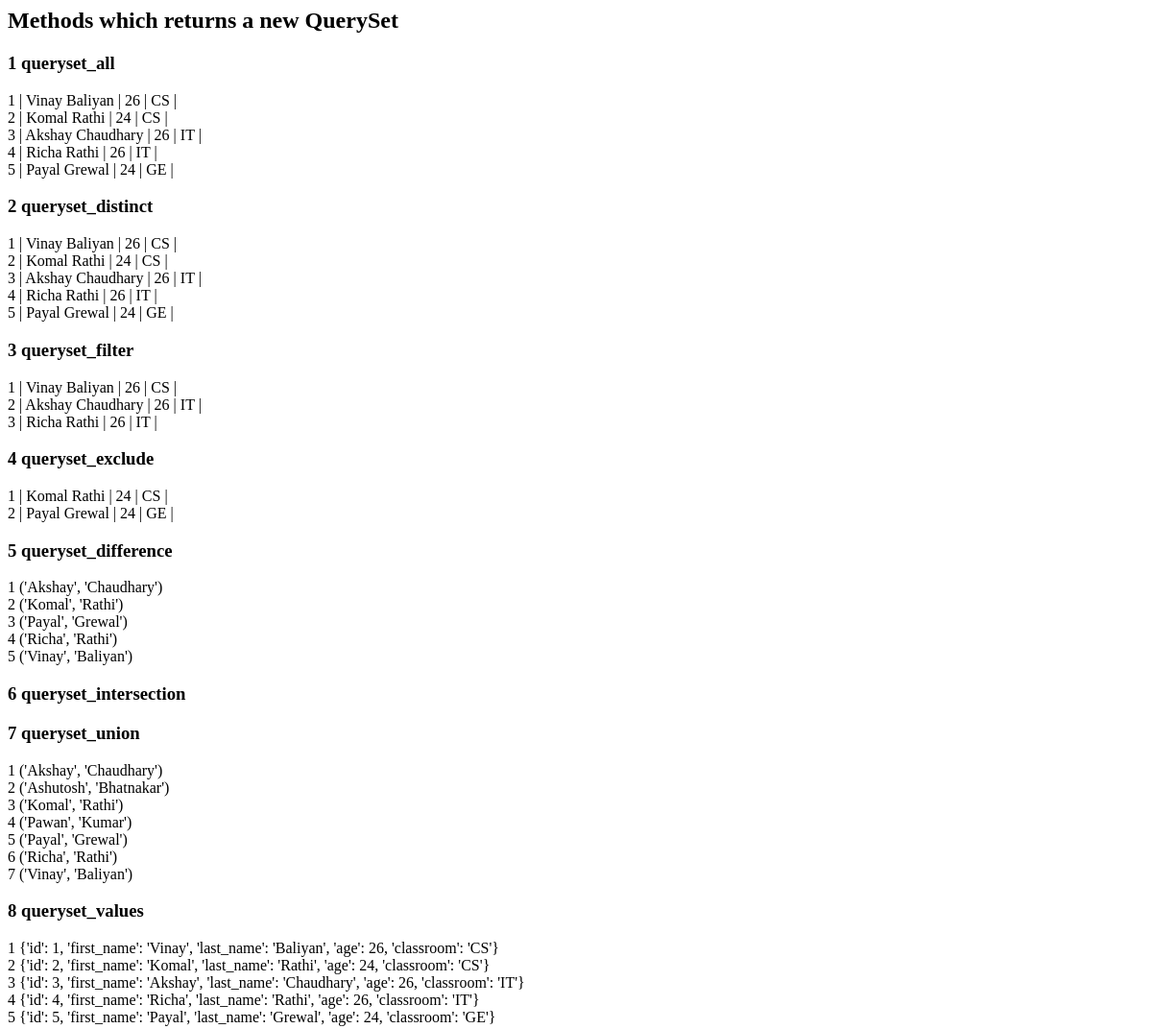
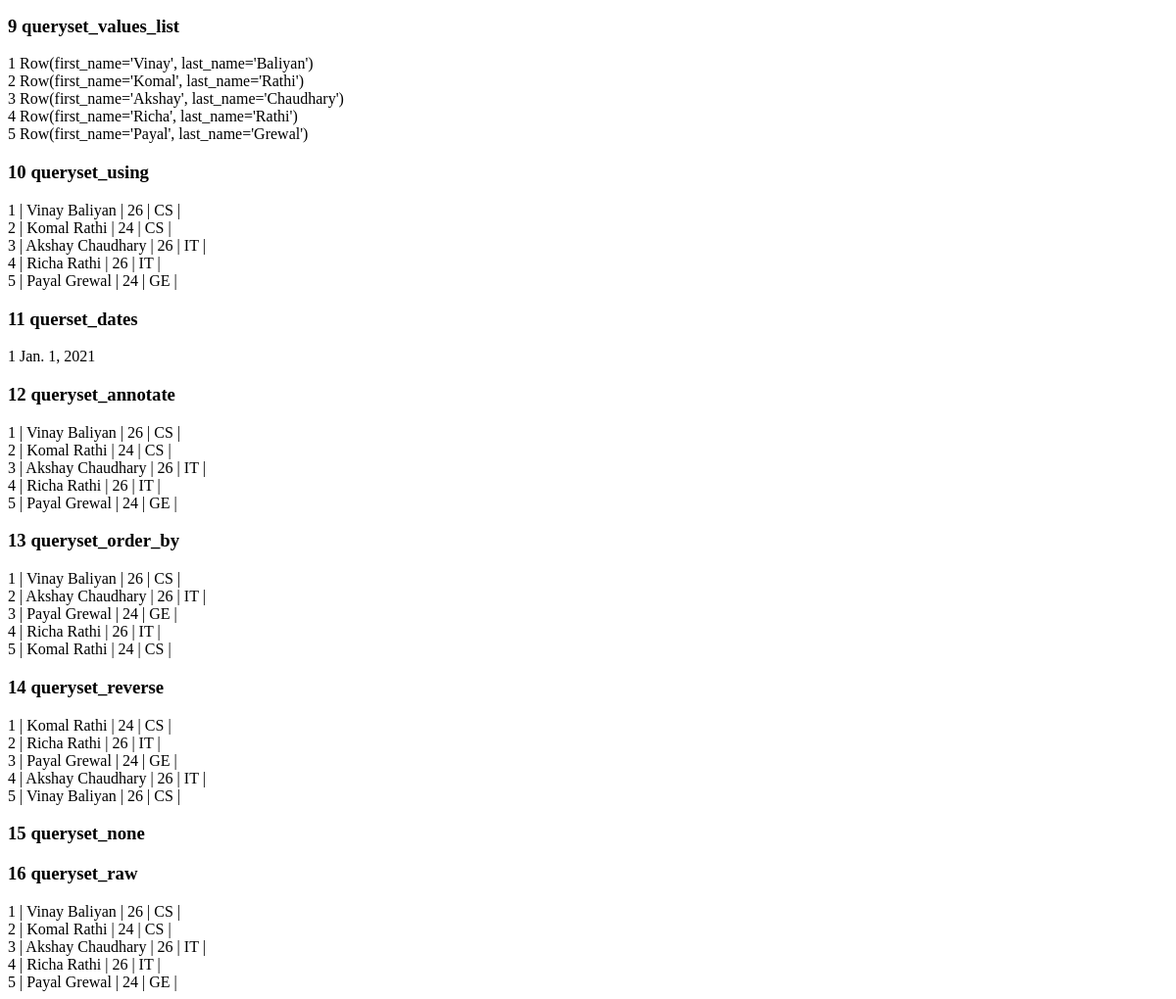
The app's page /, older data (2 pictures, top to bottom).
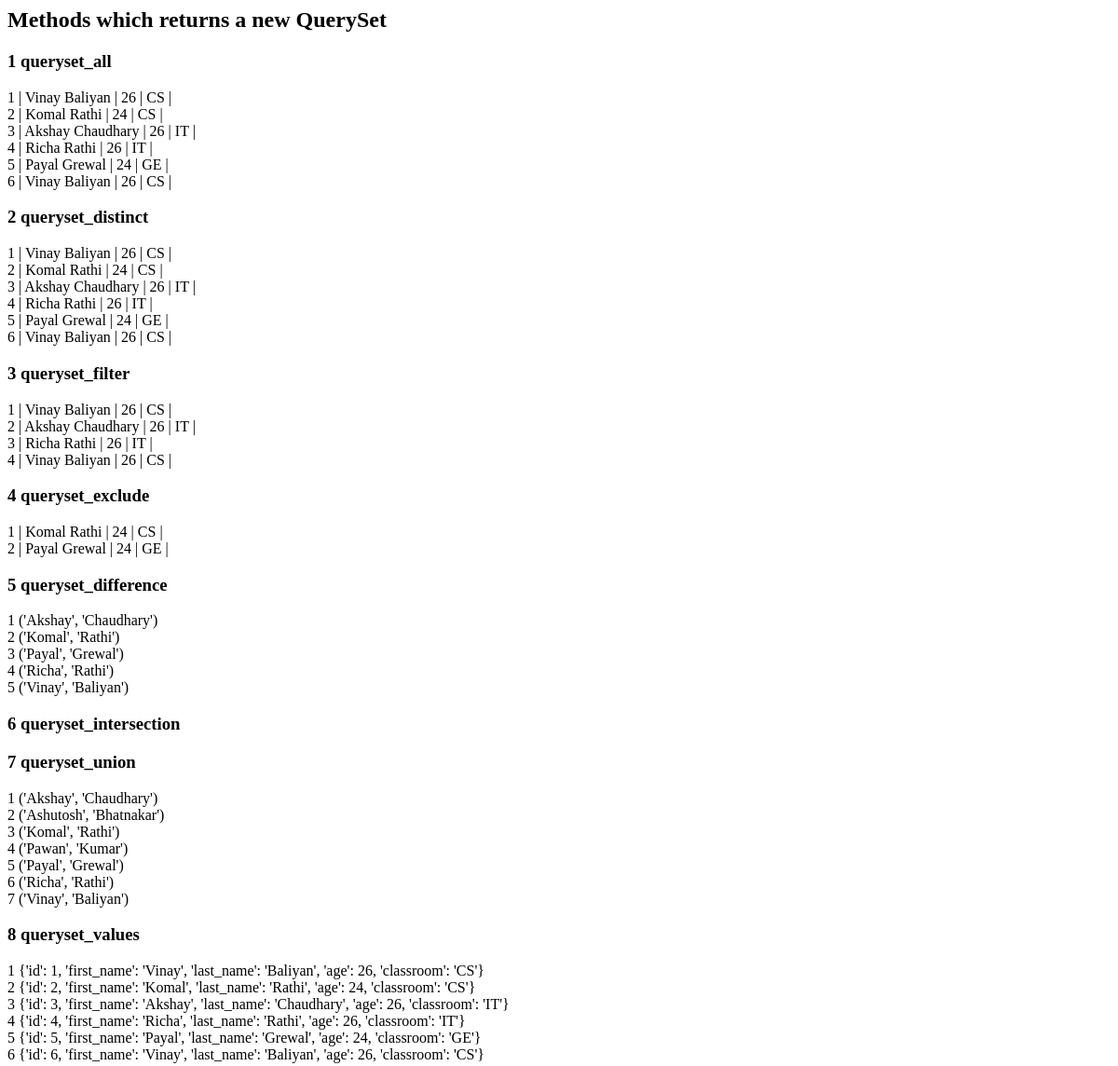
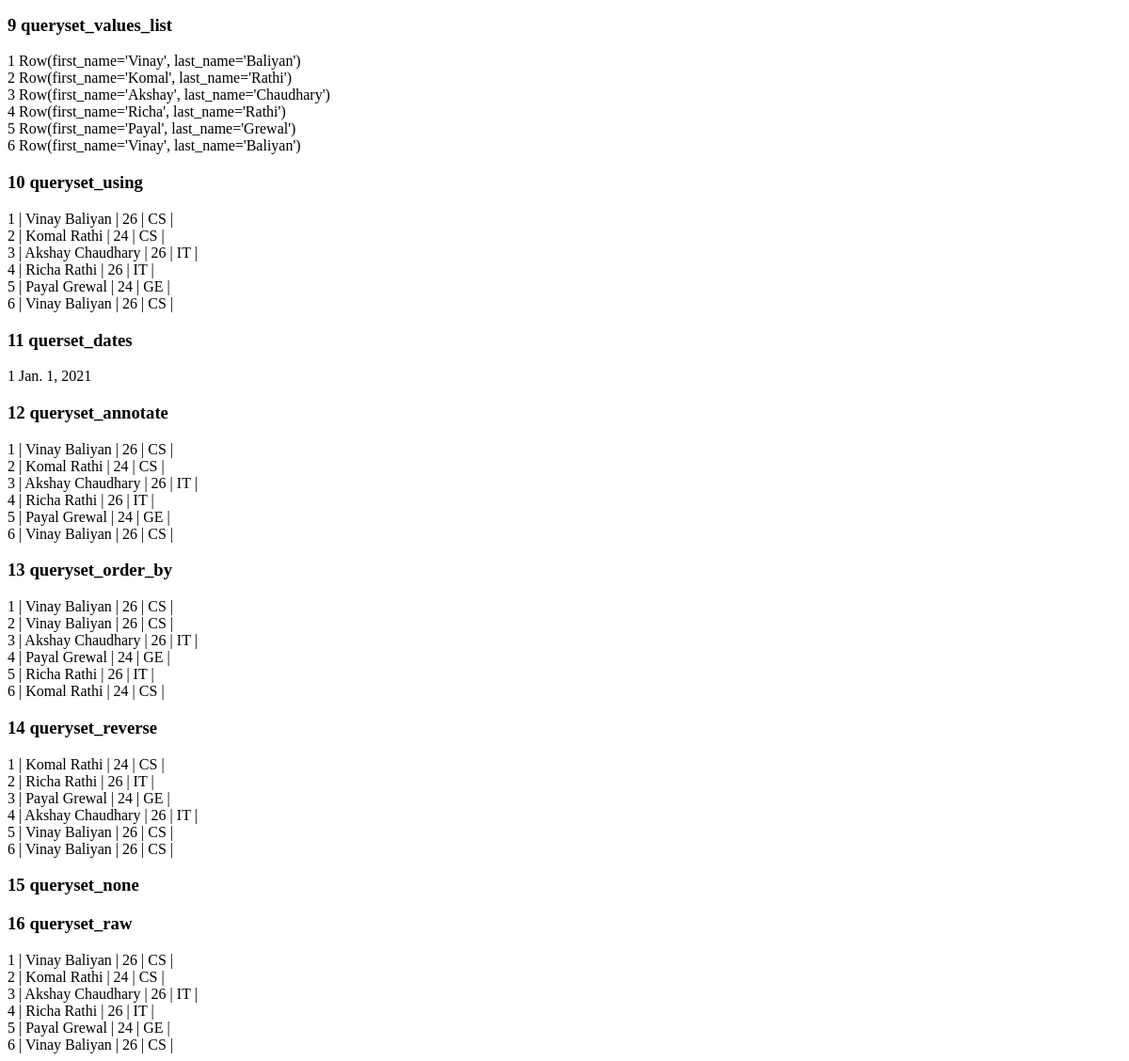
The same page, newer data (2 pictures, top to bottom).
### college/models.py (models this page shows)
class Student(models.Model):
    first_name = models.CharField(max_length=30)
    last_name = models.CharField(max_length=30)
    age = models.IntegerField()
    classroom = models.CharField(max_length=50)
    def __str__(self):
        return f"| {self.first_name} {self.last_name} | {self.age} | {self.classroom} |"

### college/views.py (the view)
# urls.py: path('', views.index, name='index'),
def index(request):
    all_context = method_returning_new_queryset(request)
    return render(request, 'college/index.html', context={'all_context': all_context})

### college/templates/college/index.html (shortened to what this page needs)
<html>
    <head>
    </head>
    <body>
        <h2> Methods which returns a new QuerySet </h2>
        {% for key, context in all_context.items %}
            <h3> {{ forloop.counter }} {{ key }} </h3>
            {% for data_object in context %}
                {{ forloop.counter }} {{ data_object }} <br>
            {% endfor %}
        {% endfor %}
    </body>
</html>

Row changes from the older to the newer data that the page shows:
added Student: first_name+last_name+age "| Vinay Baliyan | 26 | CS |", data_object "{'id': 6, 'first_name': 'Vinay', 'last_name': 'Baliyan', 'age': 26, 'classroom': 'CS'}"
Text that changed along with them:
new list line: "6 Row(first_name='Vinay', last_name='Baliyan')"
